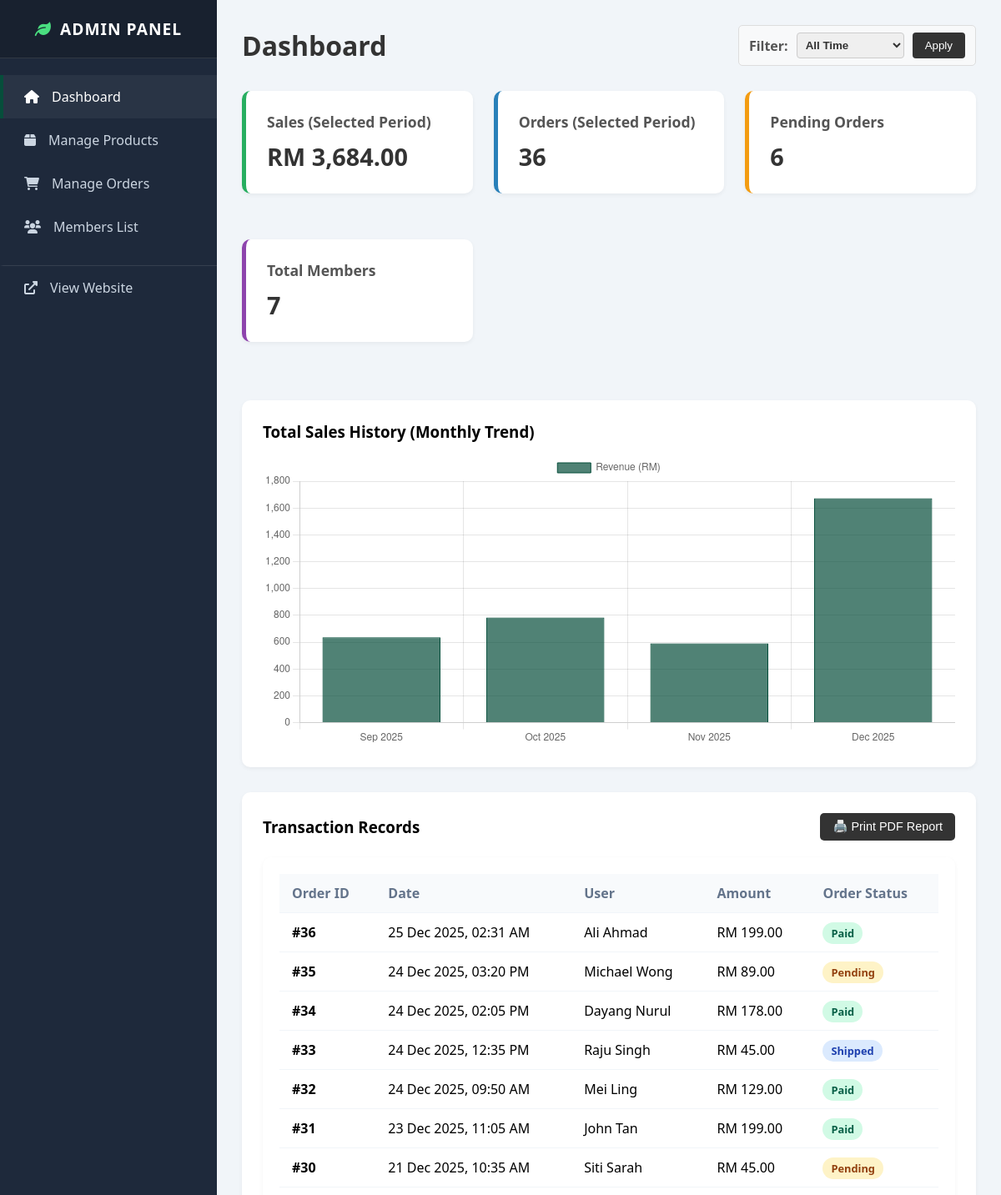
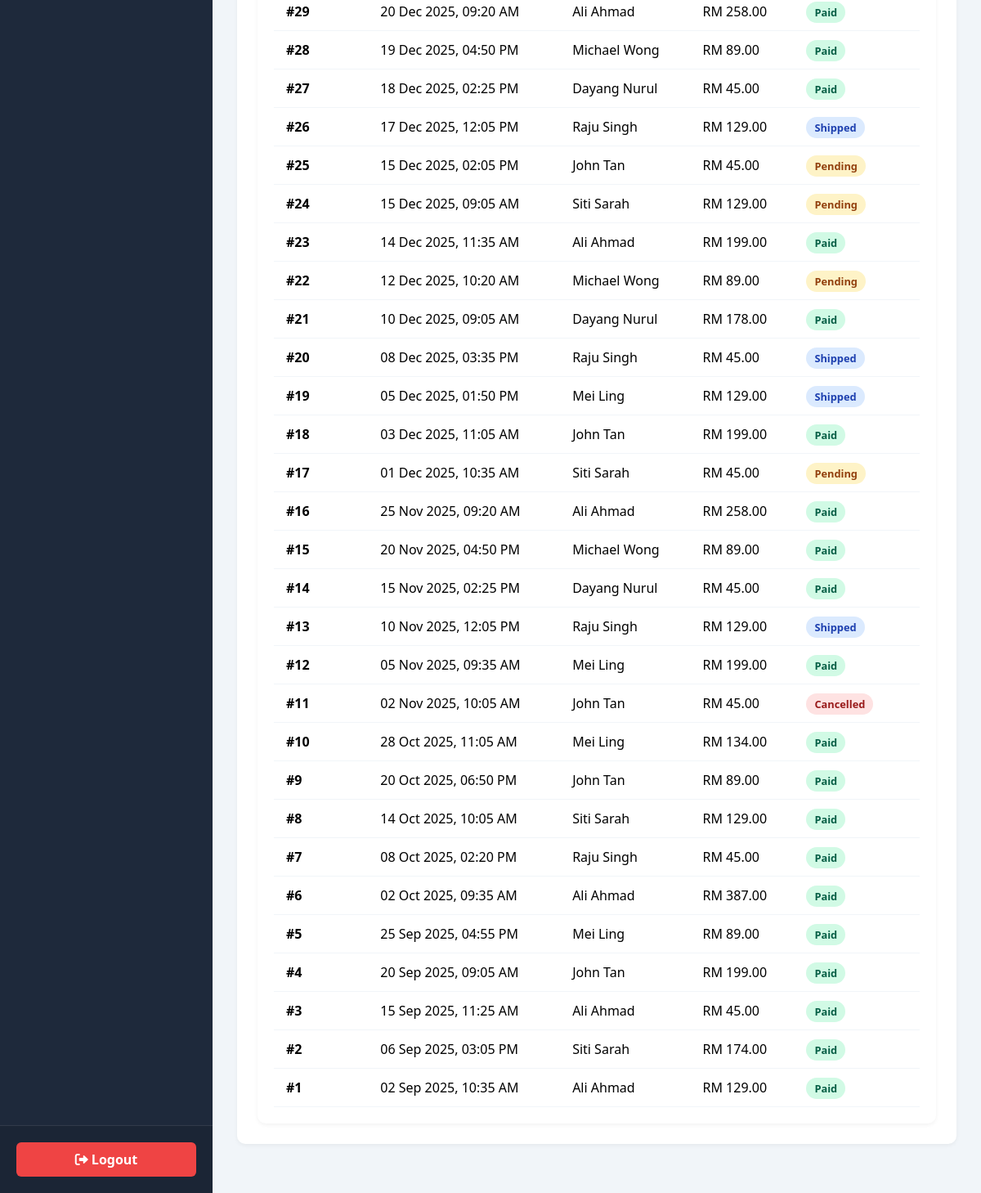
Page /admin/dashboard.php (signed in) on the committed database (2 pictures, top to bottom).
### tables this page shows
CREATE TABLE transactions (
    transaction_id INT AUTO_INCREMENT PRIMARY KEY,
    order_id INT NOT NULL,
    payment_method VARCHAR(50),
    payment_status ENUM('Success', 'Failed') DEFAULT 'Success',
    transaction_date TIMESTAMP DEFAULT CURRENT_TIMESTAMP,
    FOREIGN KEY (order_id) REFERENCES orders(order_id)
);

CREATE TABLE users (
    user_id INT AUTO_INCREMENT PRIMARY KEY,
    full_name VARCHAR(100) NOT NULL,
    email VARCHAR(100) NOT NULL UNIQUE,
    password VARCHAR(255) NOT NULL, 
    phone_number VARCHAR(20),
    otp_code VARCHAR(10) DEFAULT NULL,
    role ENUM('member', 'admin') DEFAULT 'member',
    address TEXT,
    created_at TIMESTAMP DEFAULT CURRENT_TIMESTAMP
);

CREATE TABLE orders (
    order_id INT AUTO_INCREMENT PRIMARY KEY,
    user_id INT NOT NULL,
    total_amount DECIMAL(10,2) NOT NULL,
    order_date TIMESTAMP DEFAULT CURRENT_TIMESTAMP,
    status ENUM('Pending', 'Paid', 'Shipped', 'Cancelled') DEFAULT 'Paid',
    FOREIGN KEY (user_id) REFERENCES users(user_id)
);

### admin/dashboard.php (the view, shortened to what this page needs)
<?php
include '../includes/db_connect.php';
$filter = $_GET['filter'] ?? 'all_time';
$start_date = "";
$end_date = "";
$chart_label = "Overview";
$chart_sql = "";
switch ($filter) {
    case 'all_time':
    default:
        $chart_label = "Total Sales History (Monthly Trend)";
        $chart_sql = "SELECT DATE_FORMAT(order_date, '%b %Y') as label, SUM(total_amount) as total FROM orders WHERE status = 'Paid' GROUP BY YEAR(order_date), MONTH(order_date) ORDER BY order_date ASC";
        $start_date = "2000-01-01";
        $end_date = date('Y-12-31');
        break;
}
$chart_res = mysqli_query($conn, $chart_sql);
$labels = [];
$sales = [];
if (mysqli_num_rows($chart_res) > 0) {
    while ($row = mysqli_fetch_assoc($chart_res)) {
        $labels[] = $row['label'];
        $sales[] = $row['total'];
    }
} else {
    $labels[] = "No Data";
    $sales[] = 0;
}
$js_labels = json_encode($labels);
$js_sales = json_encode($sales);
$metrics_where = "WHERE DATE(order_date) BETWEEN '$start_date' AND '$end_date'";
if ($filter == 'all_time') {
    $metrics_where = "WHERE 1=1";
}
$total_sales = mysqli_fetch_assoc(mysqli_query($conn, "SELECT SUM(total_amount) as total FROM orders $metrics_where AND status = 'Paid'"))['total'] ?? 0;
$total_orders = mysqli_fetch_assoc(mysqli_query($conn, "SELECT COUNT(*) as total FROM orders $metrics_where"))['total'] ?? 0;
$total_users = mysqli_fetch_assoc(mysqli_query($conn, "SELECT COUNT(*) as total FROM users WHERE role = 'member'"))['total'] ?? 0;
$total_pending = mysqli_fetch_assoc(mysqli_query($conn, "SELECT COUNT(*) as total FROM orders WHERE status = 'Pending'"))['total'] ?? 0;
$query = "SELECT t.*, o.total_amount, o.status AS order_status, u.full_name
          FROM transactions t
          JOIN orders o ON t.order_id = o.order_id
          JOIN users u ON o.user_id = u.user_id";
$query .= " ORDER BY t.transaction_date DESC LIMIT 100";
$trans_result = mysqli_query($conn, $query);
?>
<?php include 'includes/header.php'; ?>
    <div class="admin-header">
        <h1 style="color: #333; margin: 0;">Dashboard</h1>
        <form method="GET" class="filter-group">
            <span style="font-weight:bold; color:#555;">Filter:</span>
            <select name="filter" id="filterSelect" onchange="toggleInputs()" class="filter-select">
                <option value="all_time" <?php echo ($filter == 'all_time') ? 'selected' : ''; ?>>All Time</option>
            </select>
            <button type="submit" class="btn-action">Apply</button>
        </form>
    </div>
    <div class="cards-grid">
        <div class="card card-metric" style="border-left-color: #27ae60;">
            <h3>Sales (Selected Period)</h3>
            <div class="number">RM <?php echo number_format($total_sales, 2); ?></div>
        </div>
        <div class="card card-metric" style="border-left-color: #2980b9;">
            <h3>Orders (Selected Period)</h3>
            <div class="number"><?php echo $total_orders; ?></div>
        </div>
        <div class="card card-metric" style="border-left-color: #f39c12;">
            <h3>Pending Orders</h3>
            <div class="number"><?php echo $total_pending; ?></div>
        </div>
        <div class="card card-metric" style="border-left-color: #8e44ad;">
            <h3>Total Members</h3>
            <div class="number"><?php echo $total_users; ?></div>
        </div>
    </div>
    <div class="card">
        <h3 style="margin-top:0; margin-bottom:15px;"><?php echo $chart_label; ?></h3>
        <div class="chart-container">
            <canvas id="salesChart"></canvas>
        </div>
    </div>
    <div class="card">
        <div class="card-header-actions">
            <h3 style="margin:0;">Transaction Records</h3>
            <button onclick="window.print()" class="btn-print">🖨️ Print PDF Report</button>
        </div>
        <div class="table-responsive">
            <table>
                <thead>
                    <tr>
                        <th>Order ID</th> <th>Date</th>
                        <th>User</th>
                        <th>Amount</th>
                        <th>Order Status</th>
                    </tr>
                </thead>
                <tbody>
                    <?php if (mysqli_num_rows($trans_result) > 0): ?>
                        <?php while ($row = mysqli_fetch_assoc($trans_result)): ?>
                        <tr>
                            <td><strong>#<?php echo htmlspecialchars($row['order_id']); ?></strong></td> <td><?php echo date('d M Y, h:i A', strtotime($row['transaction_date'])); ?></td>
                            <td><?php echo htmlspecialchars($row['full_name']); ?></td>
                            <td>RM <?php echo number_format($row['total_amount'], 2); ?></td>
                            <td>
                                <?php
                                    $status = $row['order_status'];
                                    $badgeClass = 'status-pending';
                                    if ($status == 'Paid') $badgeClass = 'status-paid';
                                    elseif ($status == 'Shipped') $badgeClass = 'status-shipped';
                                    elseif ($status == 'Cancelled') $badgeClass = 'status-cancelled';
                                ?>
                                <span class="<?php echo $badgeClass; ?>">
                                    <?php echo htmlspecialchars($status); ?>
                                </span>
                            </td>
                        </tr>
                        <?php endwhile; ?>
                    <?php else: ?>
                        <tr><td colspan="5" style="text-align:center; padding:20px;">No records found for this period.</td></tr>
                    <?php endif; ?>
                </tbody>
            </table>
        </div>
    </div>
    <script>
        // 1. CHART LOGIC
        const ctx = document.getElementById('salesChart').getContext('2d');
        new Chart(ctx, {
            type: 'bar',
            data: {
                labels: <?php echo $js_labels; ?>,
                datasets: [{
                    label: 'Revenue (RM)',
                    data: <?php echo $js_sales; ?>,
                    backgroundColor: 'rgba(6, 78, 59, 0.7)',
                    borderColor: 'rgba(6, 78, 59, 1)',
                    borderWidth: 1
                }]
            },
            options: {
                responsive: true,
                maintainAspectRatio: false,
                scales: { y: { beginAtZero: true } }
            }
        });
        // 2. FILTER TOGGLE LOGIC
        function toggleInputs() {
            const val = document.getElementById('filterSelect').value;
            const ids = ['dateInput', 'weekInput', 'monthInput', 'rangeInput'];
            ids.forEach(id => {
                const el = document.getElementById(id);
                if(el) el.style.display = 'none';
            });
            if (val === 'daily') document.getElementById('dateInput').style.display = 'block';
            if (val === 'weekly') document.getElementById('weekInput').style.display = 'block';
            if (val === 'monthly') document.getElementById('monthInput').style.display = 'block';
            if (val === 'custom') document.getElementById('rangeInput').style.display = 'flex';
        }
        // Run on load to set correct state
        toggleInputs();
    </script>
<?php include 'includes/footer.php'; ?>

### css/admin.css (style rules this page uses)
:root { --admin-dark: #1e293b; --admin-green: #064e3b; --admin-light: #f1f5f9; --sidebar-width: 260px; --header-height: 70px; }
* { box-sizing: border-box; }
body { background-color: var(--admin-light); font-family: 'Segoe UI', Tahoma, Geneva, Verdana, sans-serif; margin: 0; padding: 0; overflow-x: hidden; }
.admin-header { display: flex; justify-content: space-between; align-items: center; margin-bottom: 30px; gap: 20px; }
.cards-grid { display: grid; grid-template-columns: repeat(auto-fit, minmax(240px, 1fr)); gap: 25px; margin-bottom: 40px; }
.card { background: white; padding: 25px; border-radius: 10px; box-shadow: 0 2px 5px rgba(0,0,0,0.05); margin-bottom: 30px; }
.card-metric { border-left: 5px solid #ccc; }
.card-metric h3 { margin: 0; font-size: 1.1rem; color: #555; }
.card-metric .number { font-size: 1.8rem; font-weight: bold; color: #333; margin-top: 10px; }
.chart-container { height: 350px; position: relative; width: 100%; }
.filter-group { display: flex; align-items: center; gap: 10px; background: #f8f9fa; padding: 8px 12px; border-radius: 5px; border: 1px solid #ddd; flex-wrap: wrap; }
.filter-select { padding: 6px; border-radius: 4px; border: 1px solid #ccc; font-weight: bold; color: #333; }
.table-responsive { overflow-x: auto; background: white; border-radius: 10px; box-shadow: 0 2px 5px rgba(0,0,0,0.05); padding: 20px; }
table { width: 100%; border-collapse: collapse; min-width: 600px; }
th, td { padding: 12px 15px; text-align: left; border-bottom: 1px solid #f1f5f9; }
th { background-color: #f8fafc; color: #64748b; font-weight: 600; }
.status-paid { background: #d1fae5; color: #065f46; padding: 4px 10px; border-radius: 15px; font-weight: bold; font-size: 0.8rem; white-space: nowrap; }
.status-pending { background: #fef3c7; color: #92400e; padding: 4px 10px; border-radius: 15px; font-weight: bold; font-size: 0.8rem; white-space: nowrap; }
.status-shipped { background: #dbeafe; color: #1e40af; padding: 4px 10px; border-radius: 15px; font-weight: bold; font-size: 0.8rem; white-space: nowrap; }
.status-cancelled { background: #fee2e2; color: #991b1b; padding: 4px 10px; border-radius: 15px; font-weight: bold; font-size: 0.8rem; white-space: nowrap; }
.btn-action { padding: 8px 15px; background: #333; color: white; border: none; border-radius: 4px; cursor: pointer; text-decoration: none; white-space: nowrap; }
.card-header-actions { display: flex; justify-content: space-between; align-items: center; margin-bottom: 20px; }
.btn-print { background-color: #333; color: white; border: none; padding: 8px 15px; border-radius: 5px; cursor: pointer; font-size: 0.9rem; }

### rows in the picture
transactions: order "36", transaction_date "25 Dec 2025, 02:31 AM", users.full_name "Ali Ahmad", order.total_amount "199.00", order.status "Paid"
transactions: order "35", transaction_date "24 Dec 2025, 03:20 PM", users.full_name "Michael Wong", order.total_amount "89.00", order.status "Pending"
transactions: order "34", transaction_date "24 Dec 2025, 02:05 PM", users.full_name "Dayang Nurul", order.total_amount "178.00", order.status "Paid"
transactions: order "33", transaction_date "24 Dec 2025, 12:35 PM", users.full_name "Raju Singh", order.total_amount "45.00", order.status "Shipped"
transactions: order "32", transaction_date "24 Dec 2025, 09:50 AM", users.full_name "Mei Ling", order.total_amount "129.00", order.status "Paid"
transactions: order "31", transaction_date "23 Dec 2025, 11:05 AM", users.full_name "John Tan", order.total_amount "199.00", order.status "Paid"
transactions: order "30", transaction_date "21 Dec 2025, 10:35 AM", users.full_name "Siti Sarah", order.total_amount "45.00", order.status "Pending"
transactions: order "29", transaction_date "20 Dec 2025, 09:20 AM", users.full_name "Ali Ahmad", order.total_amount "258.00", order.status "Paid"
transactions: order "28", transaction_date "19 Dec 2025, 04:50 PM", users.full_name "Michael Wong", order.total_amount "89.00", order.status "Paid"
transactions: order "27", transaction_date "18 Dec 2025, 02:25 PM", users.full_name "Dayang Nurul", order.total_amount "45.00", order.status "Paid"
transactions: order "26", transaction_date "17 Dec 2025, 12:05 PM", users.full_name "Raju Singh", order.total_amount "129.00", order.status "Shipped"
transactions: order "25", transaction_date "15 Dec 2025, 02:05 PM", users.full_name "John Tan", order.total_amount "45.00", order.status "Pending"
transactions: order "24", transaction_date "15 Dec 2025, 09:05 AM", users.full_name "Siti Sarah", order.total_amount "129.00", order.status "Pending"
transactions: order "23", transaction_date "14 Dec 2025, 11:35 AM", users.full_name "Ali Ahmad", order.total_amount "199.00", order.status "Paid"
transactions: order "22", transaction_date "12 Dec 2025, 10:20 AM", users.full_name "Michael Wong", order.total_amount "89.00", order.status "Pending"
transactions: order "21", transaction_date "10 Dec 2025, 09:05 AM", users.full_name "Dayang Nurul", order.total_amount "178.00", order.status "Paid"
transactions: order "20", transaction_date "08 Dec 2025, 03:35 PM", users.full_name "Raju Singh", order.total_amount "45.00", order.status "Shipped"
transactions: order "19", transaction_date "05 Dec 2025, 01:50 PM", users.full_name "Mei Ling", order.total_amount "129.00", order.status "Shipped"
transactions: order "18", transaction_date "03 Dec 2025, 11:05 AM", users.full_name "John Tan", order.total_amount "199.00", order.status "Paid"
transactions: order "17", transaction_date "01 Dec 2025, 10:35 AM", users.full_name "Siti Sarah", order.total_amount "45.00", order.status "Pending"
transactions: order "16", transaction_date "25 Nov 2025, 09:20 AM", users.full_name "Ali Ahmad", order.total_amount "258.00", order.status "Paid"
transactions: order "15", transaction_date "20 Nov 2025, 04:50 PM", users.full_name "Michael Wong", order.total_amount "89.00", order.status "Paid"
transactions: order "14", transaction_date "15 Nov 2025, 02:25 PM", users.full_name "Dayang Nurul", order.total_amount "45.00", order.status "Paid"
transactions: order "13", transaction_date "10 Nov 2025, 12:05 PM", users.full_name "Raju Singh", order.total_amount "129.00", order.status "Shipped"
transactions: order "12", transaction_date "05 Nov 2025, 09:35 AM", users.full_name "Mei Ling", order.total_amount "199.00", order.status "Paid"
transactions: order "11", transaction_date "02 Nov 2025, 10:05 AM", users.full_name "John Tan", order.total_amount "45.00", order.status "Cancelled"
transactions: order "10", transaction_date "28 Oct 2025, 11:05 AM", users.full_name "Mei Ling", order.total_amount "134.00", order.status "Paid"
transactions: order "9", transaction_date "20 Oct 2025, 06:50 PM", users.full_name "John Tan", order.total_amount "89.00", order.status "Paid"
transactions: order "8", transaction_date "14 Oct 2025, 10:05 AM", users.full_name "Siti Sarah", order.total_amount "129.00", order.status "Paid"
transactions: order "7", transaction_date "08 Oct 2025, 02:20 PM", users.full_name "Raju Singh", order.total_amount "45.00", order.status "Paid"
transactions: order "6", transaction_date "02 Oct 2025, 09:35 AM", users.full_name "Ali Ahmad", order.total_amount "387.00", order.status "Paid"
transactions: order "5", transaction_date "25 Sep 2025, 04:55 PM", users.full_name "Mei Ling", order.total_amount "89.00", order.status "Paid"
transactions: order "4", transaction_date "20 Sep 2025, 09:05 AM", users.full_name "John Tan", order.total_amount "199.00", order.status "Paid"
transactions: order "3", transaction_date "15 Sep 2025, 11:25 AM", users.full_name "Ali Ahmad", order.total_amount "45.00", order.status "Paid"
transactions: order "2", transaction_date "06 Sep 2025, 03:05 PM", users.full_name "Siti Sarah", order.total_amount "174.00", order.status "Paid"
transactions: order "1", transaction_date "02 Sep 2025, 10:35 AM", users.full_name "Ali Ahmad", order.total_amount "129.00", order.status "Paid"

### other values in the picture
$total_sales "3,684.00"
$total_orders "36"
$total_pending "6"
$total_users "7"
$chart_label "Total Sales History (Monthly Trend)"
chart data {{ $js_sales }} ["636.00","784.00","591.00","1673.00"]
